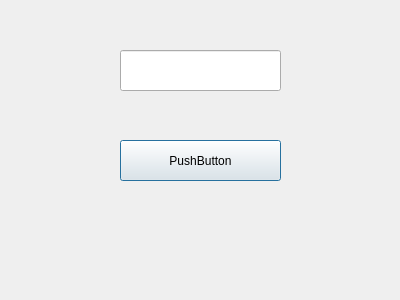
<?xml version="1.0" encoding="UTF-8"?>
<ui version="4.0">
 <class>Form1</class>
 <widget class="QDialog" name="Form1">
  <property name="geometry">
   <rect>
    <x>0</x>
    <y>0</y>
    <width>400</width>
    <height>300</height>
   </rect>
  </property>
  <property name="windowTitle">
   <string>Dialog</string>
  </property>
  <widget class="QLineEdit" name="textName">
   <property name="geometry">
    <rect>
     <x>120</x>
     <y>50</y>
     <width>161</width>
     <height>41</height>
    </rect>
   </property>
  </widget>
  <widget class="QPushButton" name="btnSave">
   <property name="geometry">
    <rect>
     <x>120</x>
     <y>140</y>
     <width>161</width>
     <height>41</height>
    </rect>
   </property>
   <property name="text">
    <string>PushButton</string>
   </property>
  </widget>
 </widget>
 <resources/>
 <connections/>
</ui>
